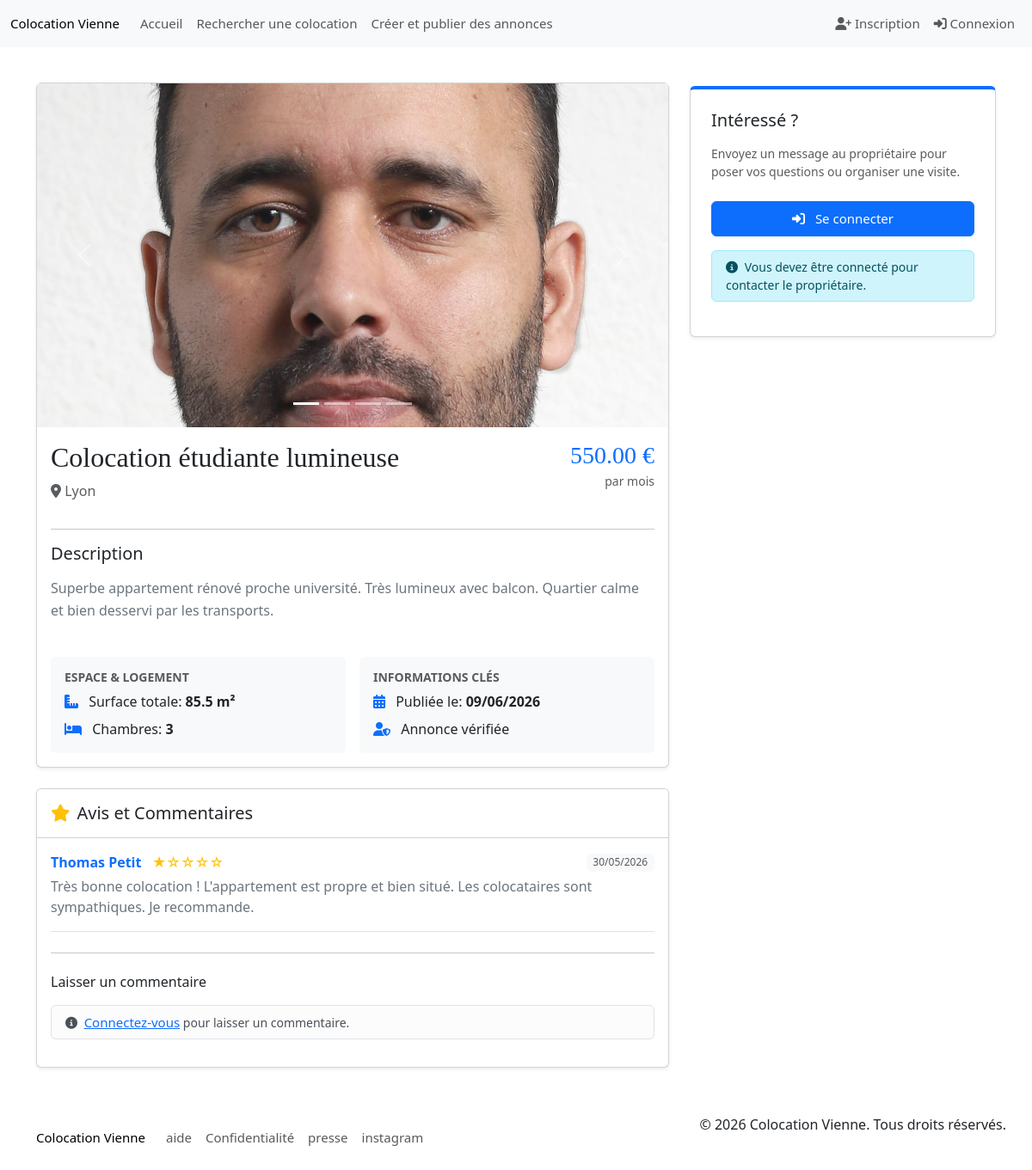
Screenshot of /annonce/show?id=1 with the database file from the repository.
### tables this page shows
CREATE TABLE `photo` (
  `id_photo` int(11) NOT NULL,
  `url` varchar(250) NOT NULL
);

CREATE TABLE `annonce_utilisateur` (
  `id_utilisateur` int(11) NOT NULL,
  `id_annonce` int(11) NOT NULL
);

CREATE TABLE `annonce` (
  `id_annonce` int(11) NOT NULL,
  `titre` varchar(50) NOT NULL,
  `adresse_1` varchar(255) NOT NULL,
  `adresse_2` varchar(255) DEFAULT NULL,
  `adresse_3` varchar(255) DEFAULT NULL,
  `adresse_4` varchar(255) DEFAULT NULL,
  `ville` varchar(50) NOT NULL,
  `code_postal` int(11) NOT NULL,
  `loyer_location_chez_habitant` decimal(10,2) NOT NULL,
  `description` text NOT NULL,
  `surface_logement` decimal(10,2) NOT NULL,
  `surface_chambres` decimal(10,2) NOT NULL,
  `nombre_chambre` int(11) NOT NULL,
  `date_expiration` date DEFAULT NULL,
  `date_publication` date NOT NULL,
  `date_modification` date NOT NULL,
  `carte_coordonnee_GPS` varchar(40) DEFAULT NULL,
  `date_cloture` date DEFAULT NULL,
  `loyer_colocation` decimal(10,2) NOT NULL
);

CREATE TABLE `annonce_avis` (
  `id_avis` int(11) NOT NULL,
  `note` decimal(5,2) DEFAULT NULL,
  `date_` date NOT NULL,
  `commentaire` text NOT NULL,
  `id_annonce` int(11) DEFAULT NULL,
  `id_utilisateur` int(11) NOT NULL,
  `id_utilisateur_1` int(11) NOT NULL
);

### app/Views/annonce/show.php (the view, shortened to what the rows shown need)
<?php
include __DIR__ . "/../partials/header.php";
?>
<div class="container mt-5 pt-5">
    <div class="row">
        <div class="col-md-8">
            <div class="card mb-4 shadow-sm">
                <?php if (count($photos) > 1): ?>
                    <div id="annonceCarousel" class="carousel slide" data-bs-ride="carousel">
                        <div class="carousel-indicators">
                            <?php foreach ($photos as $index => $p): ?>
                                <button type="button" data-bs-target="#annonceCarousel" data-bs-slide-to="<?php echo $index; ?>" class="<?php echo $index === 0 ? 'active' : ''; ?>" aria-current="<?php echo $index === 0 ? 'true' : 'false'; ?>" aria-label="Slide <?php echo $index + 1; ?>"></button>
                            <?php endforeach; ?>
                        </div>
                        <div class="carousel-inner">
                            <?php foreach ($photos as $index => $p): ?>
                                <?php
                                    $pUrl = $p['url'];
                                    $displayPath = (strpos($pUrl, 'http') === 0 ? $pUrl : Config::url($pUrl));
                                ?>
                                <div class="carousel-item <?php echo $index === 0 ? 'active' : ''; ?>">
                                    <img src="<?php echo $displayPath; ?>" class="d-block w-100" alt="Photo <?php echo $index + 1; ?>" style="height: 400px; object-fit: cover;" onclick="openGallery(<?php echo $index; ?>)">
                                </div>
                            <?php endforeach; ?>
                        </div>
                        <button class="carousel-control-prev" type="button" data-bs-target="#annonceCarousel" data-bs-slide="prev">
                            <span class="carousel-control-prev-icon" aria-hidden="true"></span>
                        </button>
                        <button class="carousel-control-next" type="button" data-bs-target="#annonceCarousel" data-bs-slide="next">
                            <span class="carousel-control-next-icon" aria-hidden="true"></span>
                        </button>
                    </div>
                <?php endif; ?>
                <div class="card-body">
                    <div class="d-flex justify-content-between align-items-start">
                        <div>
                            <h1 class="card-title h2"><?php echo htmlspecialchars($annonce->getTitre()); ?></h1>
                            <p class="text-muted"><i class="fas fa-map-marker-alt"></i> <?php echo htmlspecialchars($annonce->getVille()); ?></p>
                        </div>
                        <div class="text-end">
                            <h3 class="text-primary mb-0"><?php echo number_format($annonce->getLoyer(), 2); ?> €</h3>
                            <small class="text-muted">par mois</small>
                        </div>
                    </div>
                    <hr>
                    <h5 class="mb-3">Description</h5>
                    <p class="card-text text-secondary" style="line-height: 1.6;"><?php echo nl2br(htmlspecialchars($annonce->getDescription())); ?></p>
                    <div class="row mt-4 g-3">
                        <div class="col-md-6">
                            <div class="p-3 bg-light rounded">
                                <h6 class="text-uppercase small fw-bold text-muted mb-2">Espace & Logement</h6>
                                <ul class="list-unstyled mb-0">
                                    <li class="mb-2"><i class="fas fa-ruler-combined text-primary me-2"></i> Surface totale: <strong><?php echo $annonce->getSurfaceLogement(); ?> m²</strong></li>
                                    <li><i class="fas fa-bed text-primary me-2"></i> Chambres: <strong><?php echo $annonce->getNombreChambre(); ?></strong></li>
                                </ul>
                            </div>
                        </div>
                        <div class="col-md-6">
                            <div class="p-3 bg-light rounded">
                                <h6 class="text-uppercase small fw-bold text-muted mb-2">Informations clés</h6>
                                <ul class="list-unstyled mb-0">
                                    <li class="mb-2"><i class="fas fa-calendar-alt text-primary me-2"></i> Publiée le: <strong><?php echo date('d/m/Y', strtotime($annonce->getDatePublication())); ?></strong></li>
                                    <li><i class="fas fa-user-shield text-primary me-2"></i> Annonce vérifiée</li>
                                </ul>
                            </div>
                        </div>
                    </div>
                </div>
            </div>
            <div class="card mb-4 shadow-sm">
                <div class="card-header bg-white py-3">
                    <h5 class="mb-0"><i class="fas fa-star text-warning me-2"></i>Avis et Commentaires</h5>
                </div>
                <div class="card-body">
                    <?php if (empty($comments)): ?>
                        <div class="text-center py-4">
                            <i class="far fa-comment-dots fa-3x text-light mb-2"></i>
                            <p class="text-muted">Soyez le premier à donner votre avis !</p>
                        </div>
                    <?php else: ?>
                        <?php foreach ($comments as $c): ?>
                            <div class="mb-4 pb-3 border-bottom last-child-border-0">
                                <div class="d-flex justify-content-between align-items-center mb-1">
                                    <div>
                                        <span class="fw-bold text-primary"><?php echo htmlspecialchars($c->getAuthorName()); ?></span>
                                        <span class="ms-2 text-warning">
                                            <?php
                                                $stars = round($c->getNote());
                                                for($i=1; $i<=5; $i++) echo $i <= $stars ? '★' : '☆';
                                            ?>
                                        </span>
                                    </div>
                                    <span class="badge bg-light text-muted fw-normal"><?php echo date('d/m/Y', strtotime($c->getDate())); ?></span>
                                </div>
                                <p class="mb-0 text-secondary"><?php echo htmlspecialchars($c->getCommentaire()); ?></p>
                            </div>
                        <?php endforeach; ?>
                    <?php endif; ?>
                    <hr class="my-4">
                    <h6 class="mb-3">Laisser un commentaire</h6>
                    <?php if (!empty($_SESSION['isLoggedin'])): ?>
                        <form action="<?php echo Config::url('comment/add'); ?>" method="POST">
                            <?php echo Token::field(); ?>
                            <input type="hidden" name="id_annonce" value="<?php echo $id; ?>">
                            <input type="hidden" name="id_owner" value="<?php echo $annonce->getOwnerId(); ?>">
                            <div class="mb-3">
                                <label class="form-label small text-muted">Note</label>
                                <select name="note" class="form-select form-select-sm w-auto">
                                    <option value="5">5 ★★★★★ (Excellent)</option>
                                    <option value="4">4 ★★★★☆ (Très bien)</option>
                                    <option value="3" selected>3 ★★★☆☆ (Bien)</option>
                                    <option value="2">2 ★★☆☆☆ (Moyen)</option>
                                    <option value="1">1 ★☆☆☆☆ (Mauvais)</option>
                                </select>
                            </div>
                            <div class="mb-3">
                                <textarea name="commentaire" class="form-control" rows="3" placeholder="Votre avis sur cette colocation..." required></textarea>
                            </div>
                            <button type="submit" class="btn btn-outline-primary btn-sm">Publier mon avis</button>
                        </form>
                    <?php else: ?>
                        <div class="alert alert-light border py-2 px-3 small">
                            <i class="fas fa-info-circle me-1"></i> <a href="<?php echo Config::url('auth/login'); ?>">Connectez-vous</a> pour laisser un commentaire.
                        </div>
                    <?php endif; ?>
                </div>
            </div>
        </div>
        <div class="col-md-4">
            <div class="card shadow-sm sticky-top" style="top: 100px; border-top: 4px solid #0d6efd;">
                <div class="card-body p-4">
                    <h5 class="card-title mb-3">Intéressé ?</h5>
                    <p class="text-muted small mb-4">Envoyez un message au propriétaire pour poser vos questions ou organiser une visite.</p>
                    <?php if (!empty($_SESSION['isLoggedin'])): ?>
                        <a href="<?php echo Config::url('pages/messages.php?annonce_id=' . $annonce->getId() . '&with_user=' . $annonce->getOwnerId()); ?>" class="btn btn-primary w-100 py-2 mb-3 shadow-sm">
                            <i class="fas fa-paper-plane me-2"></i>
                            <?php echo ($_SESSION['user_id'] == $annonce->getOwnerId()) ? "M'envoyer un message (Test)" : "Contacter le propriétaire"; ?>
                        </a>
                        <?php if ($_SESSION['user_id'] == $annonce->getOwnerId()): ?>
                            <a href="<?php echo Config::url('pages/page_annonce.php'); ?>" class="btn btn-outline-success w-100 py-2 mb-3">
                                <i class="fas fa-calendar-check me-2"></i> Gérer les visites
                            </a>
                        <?php endif; ?>
                        <?php if ($_SESSION['user_id'] != $annonce->getOwnerId()): ?>
                            <hr id="visite">
                            <h6 class="mb-3">Planifier une visite</h6>
                            <?php if (empty($visitSlots)): ?>
                                <p class="text-muted small">Aucun créneau de visite disponible pour le moment.</p>
                            <?php else: ?>
                                <form action="<?php echo Config::url('visit/request'); ?>" method="POST">
                                    <div class="mb-3">
                                        <label class="form-label small text-muted">Choisir un créneau</label>
                                        <select name="id_creneauVisite" class="form-select form-select-sm" required>
                                            <?php foreach ($visitSlots as $slot): ?>
                                                <option value="<?php echo $slot->getId(); ?>">
                                                    <?php echo date('d/m/Y', strtotime($slot->getDateVisite())); ?>
                                                    (<?php echo $slot->getHeureDebut(); ?> - <?php echo $slot->getHeureFin(); ?>)
                                                </option>
                                            <?php endforeach; ?>
                                        </select>
                                    </div>
                                    <div class="mb-3">
                                        <textarea name="message" class="form-control form-control-sm" rows="2" placeholder="Un petit message pour le propriétaire..."></textarea>
                                    </div>
                                    <button type="submit" class="btn btn-outline-primary w-100 btn-sm">Demander une visite</button>
                                </form>
                            <?php endif; ?>
                        <?php endif; ?>
                    <?php else: ?>
                        <a href="<?php echo Config::url('auth/login') . '?redirect=annonce/show?id=' . $id; ?>" class="btn btn-primary w-100 py-2 mb-3">
                            <i class="fas fa-sign-in-alt me-2"></i> Se connecter
                        </a>
                        <div class="alert alert-info py-2 px-3 small mb-3">
                            <i class="fas fa-info-circle me-1"></i> Vous devez être connecté pour contacter le propriétaire.
                        </div>
                    <?php endif; ?>
                </div>
            </div>
        </div>
    </div>
</div>
<?php include __DIR__ . "/../partials/footer.php"; ?>

### rows the page displays
photo: url (picture)
annonce_utilisateur: id_annonce.titre "Colocation étudiante lumineuse", id_annonce.ville "Lyon", id_annonce.loyer_colocation "550.00", id_annonce.description "Superbe appartement rénové proche université. Très lumineux avec balcon. Quartier calme et bien desservi par les transports.", id_annonce.surface_logement "85.5", id_annonce.nombre_chambre "3", id_annonce.date_publication "09/06/2026"
annonce_avis: AuthorName "Thomas Petit", date_ "30/05/2026", commentaire "Très bonne colocation ! L'appartement est propre et bien situé. Les colocataires sont sympathiques. Je recommande."
